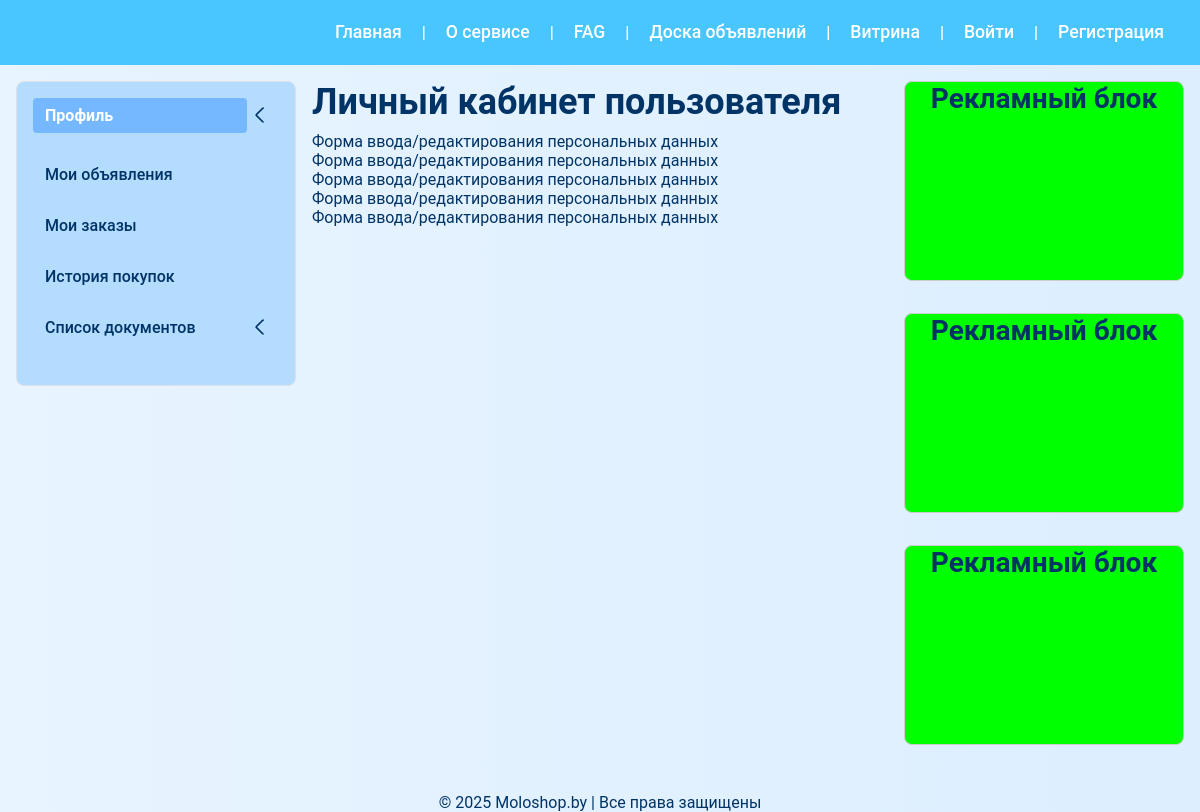
The page /userpanel/ on the database its author committed.
### apps/userpanel/models/menu.py (models this page shows, shortened)
class ProfileMenuCategory(UUIDModel, MPTTModel):
    name = models.CharField(max_length=100)
    slug = models.SlugField(
        unique=True,
        max_length=100,
        blank=True,
        help_text="Автоматически создаётся из названия. Используется для URL-конфигурации."
    )
    url = models.CharField(
        max_length=200,
        blank=True,
        help_text="Имя URL-шаблона с namespace (например: 'landing:policy_detail') или абсолютная ссылка"
    )
    url_params = models.JSONField(
        blank=True,
        null=True,
        help_text="Параметры для reverse(), например: {'slug': 'privacy-policy'}"
    )
    is_named_url = models.BooleanField(default=True, help_text="True — использовать reverse() по url_name")
    parent = TreeForeignKey('self', on_delete=models.CASCADE, null=True, blank=True, related_name='children')
    order = models.PositiveIntegerField(default=0)
    class MPTTMeta:
        order_insertion_by = ['order']
    class Meta:
        app_label = 'userpanel'
        verbose_name = "Пункт меню"
        verbose_name_plural = "Меню личного кабинета"
    def get_absolute_url(self):
        from django.urls import reverse
        if self.is_named_url:
            try:
                if self.url_params:
                    return reverse(self.url, kwargs=self.url_params)
                return reverse(self.url)
            except:
                return '#'
        return self.url

### apps/userpanel/views/main.py (the view)
# urls.py: path('', main_profile, name='main_profile'),
def main_profile(request):
    data = {
        'title': 'Личный кабинет пользователя',
        'info': 'Форма ввода/редактирования персональных данных',
        "current_path": request.path,
    }
    return render(request, 'userpanel/main_profile.html', context=data)

### apps/userpanel/templatetags/profile_menu.py (called while the page is built)
@register.inclusion_tag("userpanel/components/user_menu.html", takes_context=True)
def render_user_menu(context):
    request = context['request']
    current_path = request.path
    all_items = ProfileMenuCategory.objects.all().prefetch_related('parent', 'children__children')
    menu_sections = [item for item in all_items if item.parent is None]
    def get_open_ids(path):
        for item in all_items:
            if item.get_absolute_url() == path:
                open_ids = []
                current = item.parent
                while current:
                    open_ids.append(current.id)
                    current = current.parent
                return open_ids
        return []
    open_ids = get_open_ids(current_path)
    return {
        'menu_sections': menu_sections,
        'request': request,
        'current_path': current_path,
        'open_ids': open_ids,
    }

### apps/userpanel/templates/userpanel/main_profile.html (shortened to what this page needs)
{% extends "userpanel/base_userpanel.html" %}
{% load static %}
{% block content %}
<h1>{{ title }}</h1>
        {% with ""|center:5 as repeat_range %}
          {% for _ in repeat_range %}
            <p>{{ info }}</p>
          {% endfor %}
        {% endwith %}
{% endblock content %}

### apps/userpanel/templates/userpanel/components/user_menu.html (shortened to what this page needs)
<div class="user-menu-wrapper mb-4 border rounded">
  <nav class="user-menu">
    {% for section in menu_sections %}
      <div class="menu-section">
        {% if section.children.exists %}
          <div class="menu-header-wrap">
            <a href="{{ section.get_absolute_url }}"
               class="menu-header{% if current_path == section.get_absolute_url %} active{% endif %}">
              {{ section.name }}
            </a>
            <label for="toggle-section-{{ section.pk }}" class="chevron-toggle" aria-label="Развернуть меню">
              <span class="chevron-icon"></span>
            </label>
          </div>
        {% else %}
          <div class="menu-header-wrap">
            <a href="{{ section.get_absolute_url }}"
               class="menu-header{% if current_path == section.get_absolute_url %} active{% endif %}">
              {{ section.name }}
            </a>
          </div>
        {% endif %}
      </div>
    {% endfor %}
  </nav>
</div>

### apps/core/static/core/css/global_core.css (style rules this page uses)
html,body,div,span,applet,object,iframe,h1,h2,h3,h4,h5,h6,p,blockquote,pre,a,abbr,acronym,address,big,cite,code,del,dfn,em,img,ins,kbd,q,s,samp,small,strike,strong,sub,sup,tt,var,b,u,i,center,dl,dt,dd,ol,ul,li,fieldset,form,label,legend,table,caption,tbody,tfoot,thead,tr,th,td,article,aside,canvas,details,embed,figure,figcaption,footer,header,hgroup,menu,nav,output,ruby,section,summary,time,mark,audio,video { margin:0;padding:0;border:0;vertical-align:baseline;font-size:100%;font:inherit;box-sizing:border-box }
html,body { height:100%;font-family:'Roboto', 'Segoe UI', 'Helvetica Neue', Arial, sans-serif;background:linear-gradient(90deg, #E8F4FF 0%, #DCEEFF 100%);background-repeat:no-repeat;background-attachment:fixed;color:#036;-webkit-font-smoothing:antialiased;-moz-osx-font-smoothing:grayscale }
a { color:#fff;text-decoration:none;transition:color 0.3s ease }
*,*::before,*::after { box-sizing:border-box }
h1,h2,h3,h4,h5,h6 { font-family:inherit;font-weight:700;line-height:1.2;margin-bottom:0.5rem }
h1 { font-size:2.25rem }
.mb-4 { margin-bottom:1rem !important }
.border { border:1px solid #dee2e6 !important }
.rounded { border-radius:0.5rem !important }

### apps/userpanel/static/userpanel/css/userpanel.css (style rules this page uses)
.user-menu-wrapper { background:#B3DCFF;border:1px solid #ccc;border-radius:0.5rem;padding:0 }
.user-menu-wrapper .user-menu { display:block;padding:1rem }
.user-menu-wrapper .menu-section { margin-bottom:1rem }
.user-menu-wrapper .menu-section .menu-header-wrap,.user-menu-wrapper .menu-section .submenu-header-wrap { display:flex;justify-content:space-between;align-items:center }
.user-menu-wrapper .menu-section .menu-header { flex-grow:1;text-decoration:none;font-weight:500;background-color:#B3DCFF;color:#036;padding:0.5rem 0.75rem;border-radius:0.25rem }
.user-menu-wrapper .menu-section .menu-header.active { background-color:#75B8FF;color:#fff;font-weight:bold }
.user-menu-wrapper .menu-section .chevron-toggle { display:inline-flex;align-items:center;justify-content:center;width:2rem;height:2rem;cursor:pointer }
.user-menu-wrapper .menu-section .chevron-icon { display:inline-block;width:12px;height:12px;border:solid #036;border-width:0 2px 2px 0;transform:rotate(135deg);border-radius:2px;transition:transform 0.3s ease }

### rows shown on the page
ProfileMenuCategory: name "Профиль"
ProfileMenuCategory: name "Мои объявления"
ProfileMenuCategory: name "Мои заказы"
ProfileMenuCategory: name "История покупок"
ProfileMenuCategory: name "Список документов"

### other values the page prints
{{ item.title }} "Главная" "О сервисе" "FAG" "Доска объявлений" "Витрина" "Войти" "Регистрация"
{{ title }} "Личный кабинет пользователя"
{{ info }} "Форма ввода/редактирования персональных данных" "Форма ввода/редактирования персональных данных" "Форма ввода/редактирования персональных данных" "Форма ввода/редактирования персональных данных" "Форма ввода/редактирования персональных данных"
